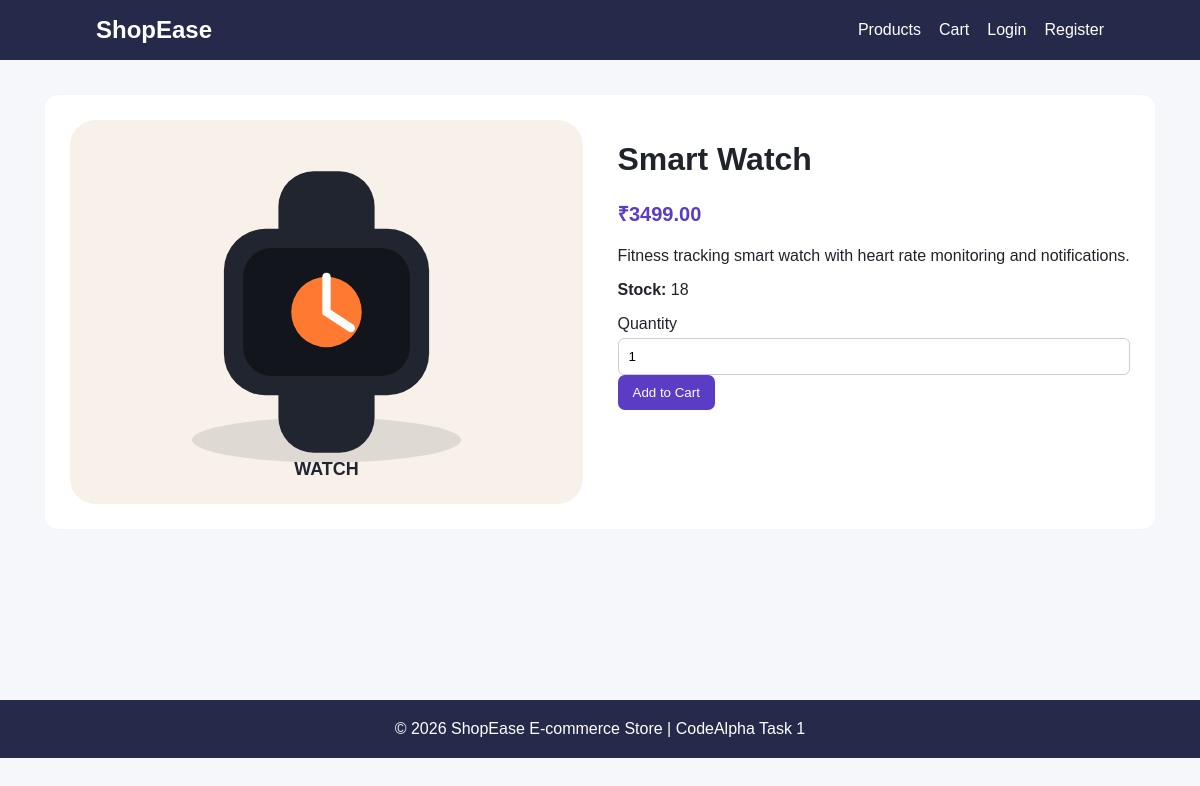
Screenshot of /product/2/ with the database file from the repository.
### store/models.py (models this page shows, shortened)
class Product(models.Model):
    name=models.CharField(max_length=200)
    description=models.TextField()
    price=models.DecimalField(max_digits=10, decimal_places=2)
    image=models.ImageField(upload_to='products/', blank=True, null=True)
    stock=models.PositiveIntegerField(default=0)
    created_at=models.DateTimeField(auto_now_add=True)

### store/views.py (the view)
# urls.py: path('',views.home,name='home'),path('product/<int:pk>/',views.product_detail,name='product_detail'),
def product_detail(request,pk):
    return render(request,'store/product_detail.html',{'product':get_object_or_404(Product,pk=pk)})

### store/templates/store/product_detail.html
{% extends 'store/base.html' %}{% load static %}{% block content %}<div class="detail">{% if product.image %}<img src="{{product.image.url}}" alt="{{product.name}}">{% else %}<img src="{% static 'images/product' %}{{ product.id }}.svg" alt="{{product.name}}">{% endif %}<div><h1>{{product.name}}</h1><p class="price">₹{{product.price}}</p><p>{{product.description}}</p><p><b>Stock:</b> {{product.stock}}</p><form method="post" action="{% url 'add_to_cart' product.id %}">{% csrf_token %}<label>Quantity <input type="number" name="quantity" min="1" max="{{product.stock}}" value="1"></label><button class="btn" {% if product.stock == 0 %}disabled{% endif %}>Add to Cart</button></form></div></div>{% endblock %}

### static/css/style.css (style rules this page uses)
* { box-sizing:border-box }
body { margin:0;font-family:Arial,sans-serif;background:#f6f7fb;color:#20232a }
.price { font-size:20px;font-weight:bold;color:#5b3cc4 }
.btn,button { background:#5b3cc4;color:white;border:0;border-radius:7px;padding:10px 15px;cursor:pointer;text-decoration:none;display:inline-block }
.detail { display:grid;grid-template-columns:1fr 1fr;gap:35px;background:#fff;padding:25px;border-radius:14px }
.detail img { width:100%;max-height:420px;object-fit:cover;border-radius:12px }
input,textarea { width:100%;padding:10px;margin-top:5px;border:1px solid #ccd;border-radius:6px }

### rows the page displays
Product: name "Smart Watch", price "3499.00", description "Fitness tracking smart watch with heart rate monitoring and notifications.", stock "18"
